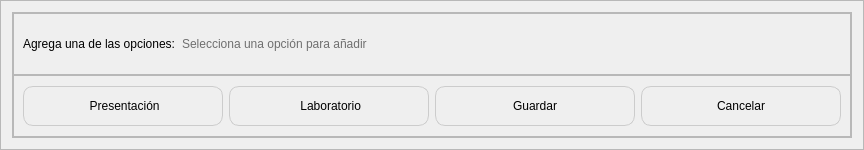
     <widget class="QFrame" name="frame_4">
      <property name="minimumSize">
       <size>
        <width>0</width>
        <height>150</height>
       </size>
      </property>
      <property name="maximumSize">
       <size>
        <width>16777215</width>
        <height>150</height>
       </size>
      </property>
      <property name="frameShape">
       <enum>QFrame::StyledPanel</enum>
      </property>
      <property name="frameShadow">
       <enum>QFrame::Raised</enum>
      </property>
      <layout class="QHBoxLayout" name="horizontalLayout_2">
       <item>
        <widget class="QFrame" name="frame_13">
         <property name="frameShape">
          <enum>QFrame::StyledPanel</enum>
         </property>
         <property name="frameShadow">
          <enum>QFrame::Raised</enum>
         </property>
         <layout class="QVBoxLayout" name="verticalLayout_3">
          <property name="spacing">
           <number>0</number>
          </property>
          <property name="leftMargin">
           <number>0</number>
          </property>
          <property name="topMargin">
           <number>0</number>
          </property>
          <property name="rightMargin">
           <number>0</number>
          </property>
          <property name="bottomMargin">
           <number>0</number>
          </property>
          <item>
           <widget class="QFrame" name="frame_15">
            <property name="frameShape">
             <enum>QFrame::StyledPanel</enum>
            </property>
            <property name="frameShadow">
             <enum>QFrame::Raised</enum>
            </property>
            <layout class="QHBoxLayout" name="horizontalLayout_4">
             <item>
              <widget class="QLabel" name="label_20">
               <property name="sizePolicy">
                <sizepolicy hsizetype="Fixed" vsizetype="Preferred">
                 <horstretch>0</horstretch>
                 <verstretch>0</verstretch>
                </sizepolicy>
               </property>
               <property name="styleSheet">
                <string notr="true">color: rgb(0, 0, 0);
font: bold 10pt &quot;Nunito&quot;;</string>
               </property>
               <property name="text">
                <string>Agrega una de las opciones:</string>
               </property>
              </widget>
             </item>
             <item>
              <widget class="QLabel" name="label_21">
               <property name="maximumSize">
                <size>
                 <width>16777215</width>
                 <height>55</height>
                </size>
               </property>
               <property name="styleSheet">
                <string notr="true">color: rgb(111, 111, 111);
font: bold 8pt &quot;Nunito&quot;;</string>
               </property>
               <property name="text">
                <string>Selecciona una opción para añadir</string>
               </property>
              </widget>
             </item>
            </layout>
           </widget>
          </item>
          <item>
           <widget class="QFrame" name="frame_14">
            <property name="frameShape">
             <enum>QFrame::StyledPanel</enum>
            </property>
            <property name="frameShadow">
             <enum>QFrame::Raised</enum>
            </property>
            <layout class="QHBoxLayout" name="horizontalLayout_3">
             <item>
              <widget class="QPushButton" name="btn_agregar_medi_2">
               <property name="minimumSize">
                <size>
                 <width>200</width>
                 <height>40</height>
                </size>
               </property>
               <property name="maximumSize">
                <size>
                 <width>125</width>
                 <height>40</height>
                </size>
               </property>
               <property name="styleSheet">
                <string notr="true">QPushButton {
    border: 1px solid #ccc;
    border-radius: 10px;           /* Bordes redondeados con radio de 10 píxeles */
    padding: 5px;
	font: bold 9pt &quot;Nunito&quot;;                  /* Espaciado interno del botón */
}

QPushButton:hover{
font: bold 9pt &quot;Nunito&quot;;
background-color: #f0f0f0; /* Color de fondo deseado */
}
</string>
               </property>
               <property name="text">
                <string> Presentación</string>
               </property>
               <property name="icon">
                <iconset>
                 <normaloff>InterfaceImages/offers_18482633.png</normaloff>InterfaceImages/offers_18482633.png</iconset>
               </property>
               <property name="iconSize">
                <size>
                 <width>25</width>
                 <height>25</height>
                </size>
               </property>
              </widget>
             </item>
             <item>
              <widget class="QPushButton" name="btn_agregar_medi_3">
               <property name="minimumSize">
                <size>
                 <width>200</width>
                 <height>40</height>
                </size>
               </property>
               <property name="maximumSize">
                <size>
                 <width>125</width>
                 <height>40</height>
                </size>
               </property>
               <property name="styleSheet">
                <string notr="true">QPushButton {
    border: 1px solid #ccc;
    border-radius: 10px;           /* Bordes redondeados con radio de 10 píxeles */
    padding: 5px;
	font: bold 9pt &quot;Nunito&quot;;                  /* Espaciado interno del botón */
}

QPushButton:hover{
font: bold 9pt &quot;Nunito&quot;;
background-color: #f0f0f0; /* Color de fondo deseado */
}
</string>
               </property>
               <property name="text">
                <string> Laboratorio</string>
               </property>
               <property name="icon">
                <iconset>
                 <normaloff>InterfaceImages/science_17643673.png</normaloff>InterfaceImages/science_17643673.png</iconset>
               </property>
               <property name="iconSize">
                <size>
                 <width>25</width>
                 <height>25</height>
                </size>
               </property>
              </widget>
             </item>
             <item>
              <widget class="QPushButton" name="btn_agregar_medi">
               <property name="minimumSize">
                <size>
                 <width>200</width>
                 <height>40</height>
                </size>
               </property>
               <property name="maximumSize">
                <size>
                 <width>125</width>
                 <height>40</height>
                </size>
               </property>
               <property name="styleSheet">
                <string notr="true">QPushButton {
    border: 1px solid #ccc;
    border-radius: 10px;           /* Bordes redondeados con radio de 10 píxeles */
    padding: 5px;
	font: bold 9pt &quot;Nunito&quot;;                  /* Espaciado interno del botón */
}

QPushButton:hover{
font: bold 9pt &quot;Nunito&quot;;
background-color: #f0f0f0; /* Color de fondo deseado */
}
</string>
               </property>
               <property name="text">
                <string>Guardar</string>
               </property>
               <property name="icon">
                <iconset>
                 <normaloff>InterfaceImages/farmaco.png</normaloff>InterfaceImages/farmaco.png</iconset>
               </property>
               <property name="iconSize">
                <size>
                 <width>25</width>
                 <height>25</height>
                </size>
               </property>
              </widget>
             </item>
             <item>
              <widget class="QPushButton" name="pushButton_8">
               <property name="minimumSize">
                <size>
                 <width>200</width>
                 <height>40</height>
                </size>
               </property>
               <property name="maximumSize">
                <size>
                 <width>125</width>
                 <height>40</height>
                </size>
               </property>
               <property name="styleSheet">
                <string notr="true">QPushButton {
    border: 1px solid #ccc;
    border-radius: 10px;           /* Bordes redondeados con radio de 10 píxeles */
    padding: 5px;
	font: bold 9pt &quot;Nunito&quot;;                  /* Espaciado interno del botón */
}

QPushButton:hover{
font: bold 9pt &quot;Nunito&quot;;
background-color: #f0f0f0; /* Color de fondo deseado */
}
</string>
               </property>
               <property name="text">
                <string>Cancelar</string>
               </property>
               <property name="icon">
                <iconset>
                 <normaloff>InterfaceImages/eliminar.png</normaloff>InterfaceImages/eliminar.png</iconset>
               </property>
               <property name="iconSize">
                <size>
                 <width>20</width>
                 <height>20</height>
                </size>
               </property>
              </widget>
             </item>
            </layout>
           </widget>
          </item>
         </layout>
        </widget>
       </item>
      </layout>
     </widget>
